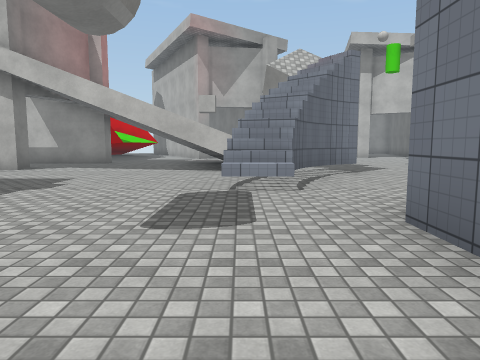
View 1 (above)

24 first-person views from a walk through a Unity game level. The camera is 1.3 m above the floor, tilts 6° down and sees 70° across. The floor is counted in squares, 2 m on a side. Each view is taken from the middle of a square. On the plan, view 1 faces up. The plan holds only what a view shows up to about 10 squares ahead; the rest is blank. The place goes on beyond the plan. The player character is not drawn. Surface patterns are stand-ins for the level's own textures.

View 2
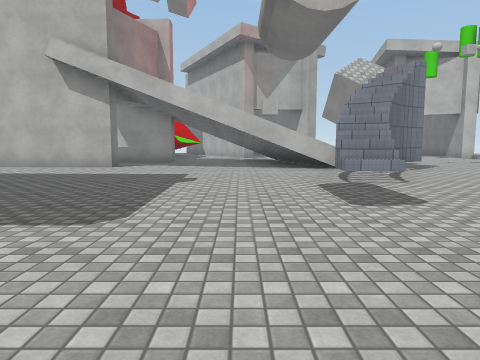

View 3
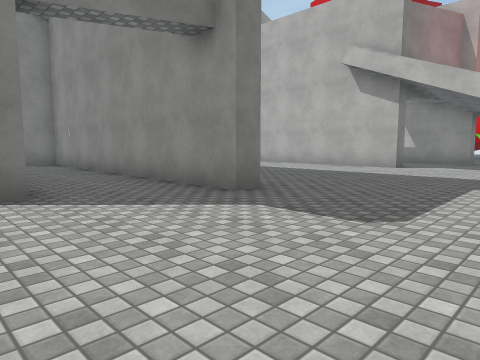

View 4
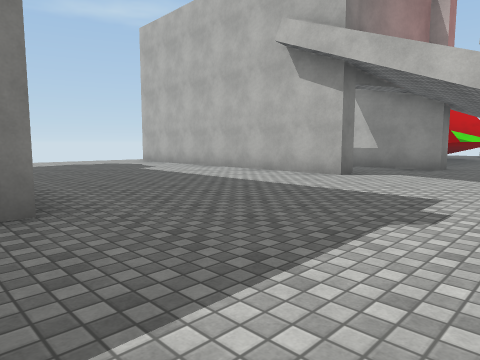

View 5
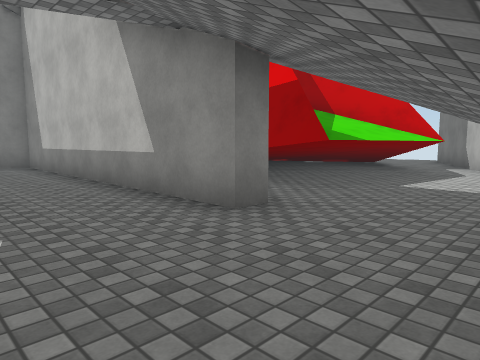

View 6
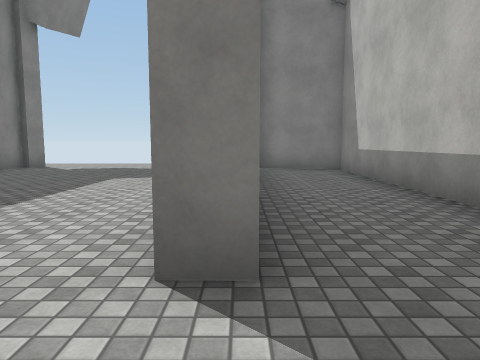

View 7
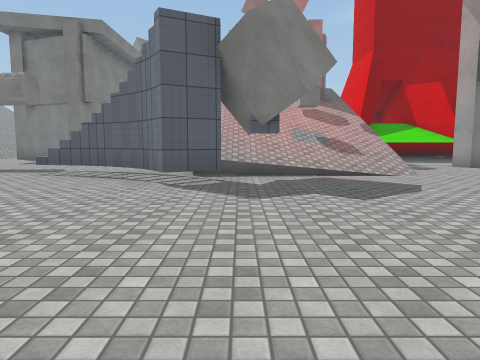

View 8
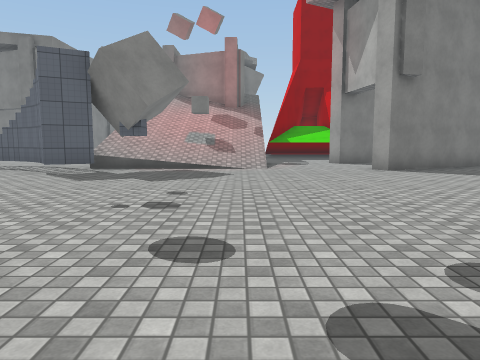

View 9
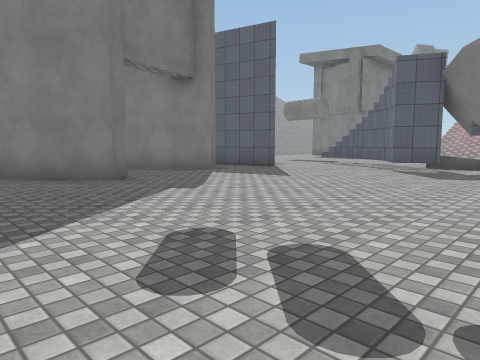

View 10
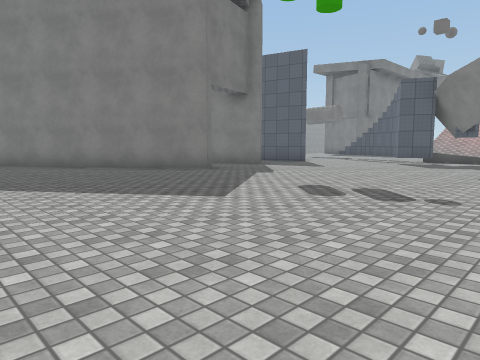

View 11
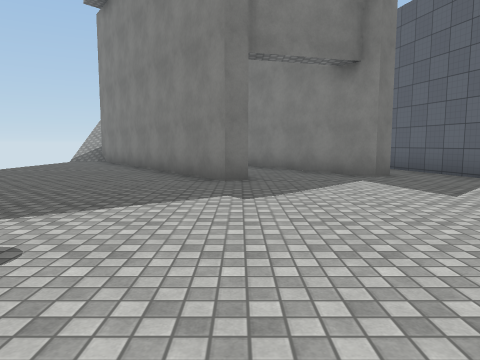

View 12
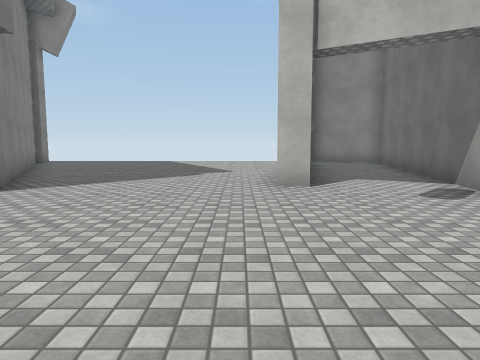

View 13
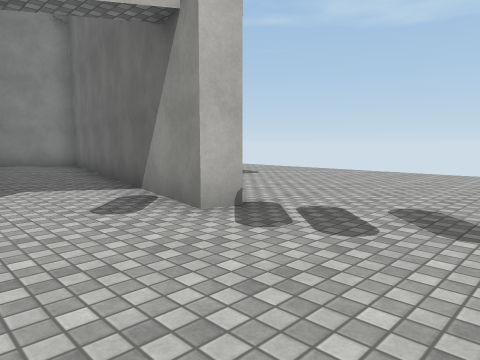

View 14
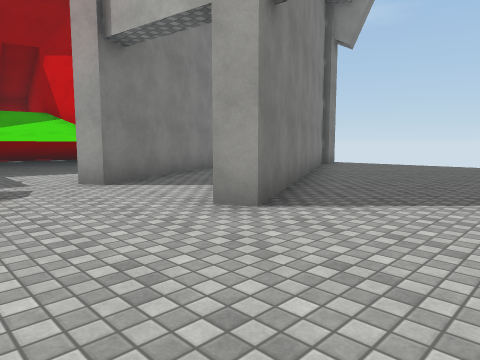

View 15
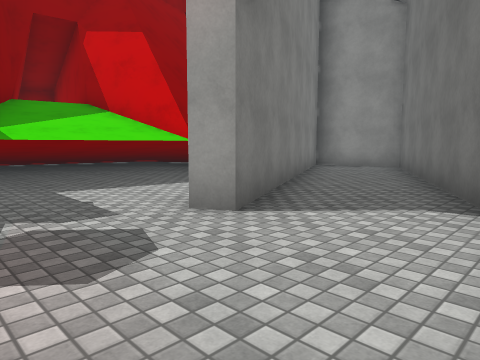

View 16
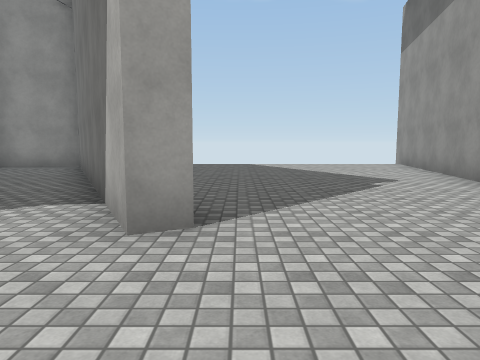

View 17
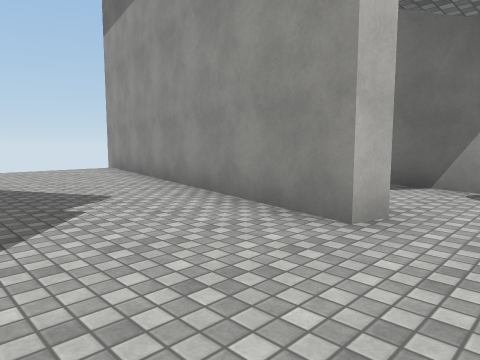

View 18
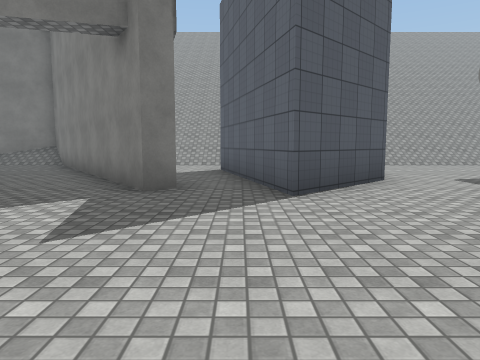

View 19
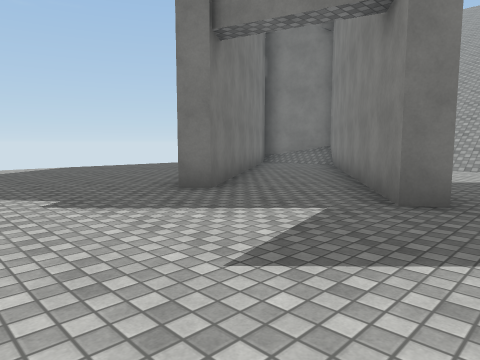

View 20
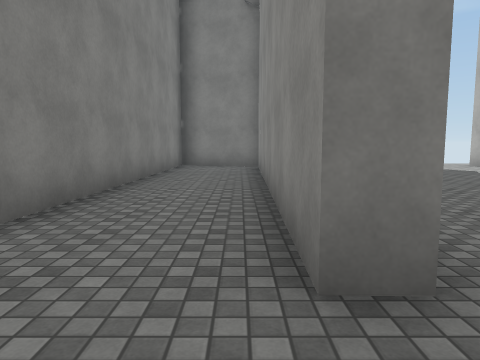

View 21
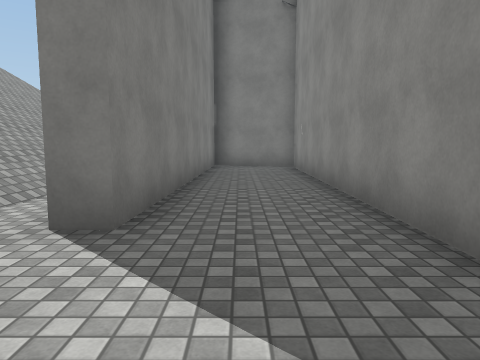

View 22
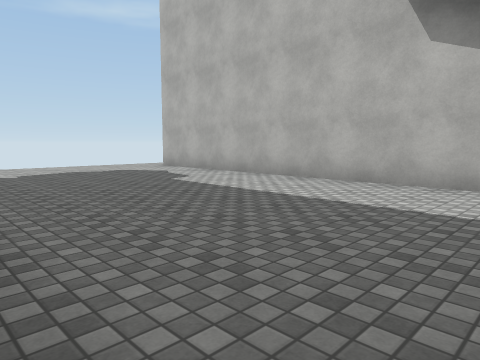

View 23
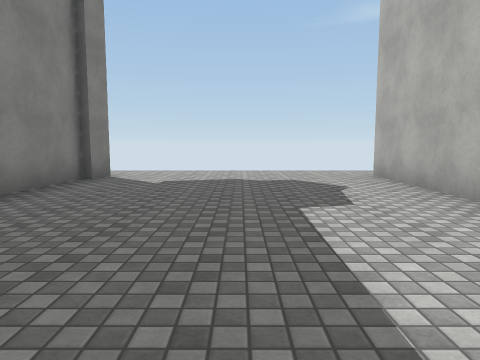

View 24
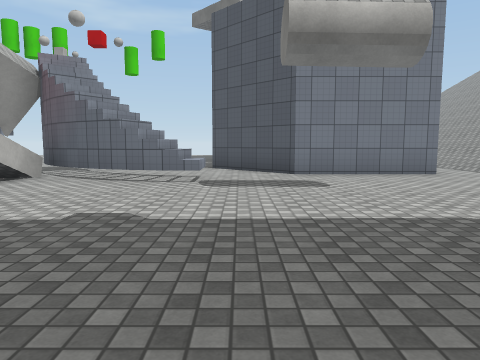

### Floor plan
Key: @ floor where view 1 was taken; # wall or solid block; x gap in a wall; . floor; / step, stairs or slope; ^ raised ledge; C cube.
Columns run from 15 left of view 1 to 14 right of it. Each row starts with its distance up from view 1.
 24                 ..  ..###
 23           ###  .......#.#
 22           #..##.......#..#
 21           ##..#......##.##
 20           .#..##.....#..#
 19         ##.##..#.....#..#
 18        #  ###..##....#..#  ...
 17        # #####..#....#..# ....
 16        # ##..#..#......##.....
 15       ## ##............#......
 14          ##...................
 13           ..////..............
 12    ########..////.............
 11  ##........../C//.............
 10  #...........////.............
  9 .#########...///##............
  8 ..............#x##...........
  7 ................#............
  6 ...............##.............
  5 ...............^.......##.....
  4 ..................#.##..#.....
  3   ########.......##..##.##....
  2  #...............###..#..##...
  1  ................###..##..#...
  0  ########......@.#  .. ##.##
 -1        ...........  ..  #.

Positions as (right, up) in squares from view 1, and headings:
1: (0, 0), facing up
2: (-2, -1), facing up
3: (-2, -1), facing up-left
4: (-2, 2), facing up-left
5: (-2, 9), facing up-left
6: (-4, 9), facing left
7: (8, 9), facing left
8: (10, 12), facing left
9: (11, 11), facing down-left
10: (14, 12), facing down-left
11: (8, 11), facing down
12: (5, 11), facing up
13: (6, 12), facing up-right
14: (4, 13), facing up-left
15: (1, 13), facing up-left
16: (2, 13), facing up
17: (3, 15), facing up-right
18: (4, 9), facing down
19: (4, 8), facing down-right
20: (-4, 2), facing left
21: (-4, 1), facing left
22: (-5, 3), facing up-left
23: (-7, 6), facing left
24: (-6, 4), facing right
